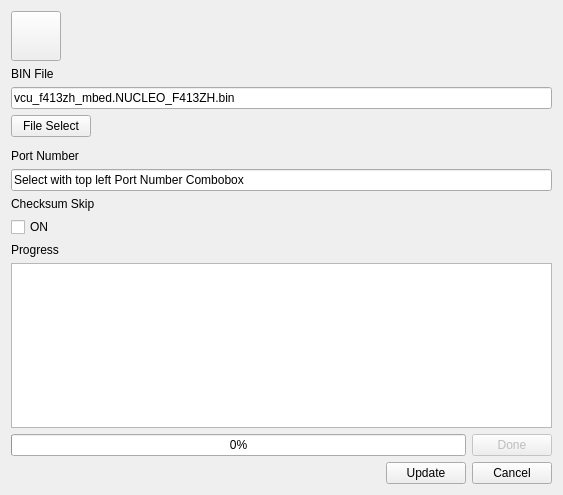
<?xml version="1.0" encoding="UTF-8"?>
<ui version="4.0">
 <class>Form</class>
 <widget class="QWidget" name="Form">
  <property name="geometry">
   <rect>
    <x>0</x>
    <y>0</y>
    <width>563</width>
    <height>495</height>
   </rect>
  </property>
  <property name="windowTitle">
   <string>Form</string>
  </property>
  <layout class="QGridLayout" name="gridLayout">
   <item row="0" column="0">
    <layout class="QVBoxLayout" name="Outter_Layout_2" stretch="0,0,0,0,0,0,0,0,0,0,0,0,0">
     <property name="sizeConstraint">
      <enum>QLayout::SetDefaultConstraint</enum>
     </property>
     <item>
      <layout class="QHBoxLayout" name="top_hlayout">
       <item>
        <widget class="QPushButton" name="btn_back">
         <property name="enabled">
          <bool>true</bool>
         </property>
         <property name="sizePolicy">
          <sizepolicy hsizetype="Fixed" vsizetype="Fixed">
           <horstretch>0</horstretch>
           <verstretch>0</verstretch>
          </sizepolicy>
         </property>
         <property name="minimumSize">
          <size>
           <width>50</width>
           <height>50</height>
          </size>
         </property>
         <property name="cursor">
          <cursorShape>PointingHandCursor</cursorShape>
         </property>
         <property name="styleSheet">
          <string notr="true">QPushButton#btn_back {
    border-image: url(left.png);
    background-repeat: no-repeat;
    background-position: center;
    background-size: cover;
}</string>
         </property>
         <property name="text">
          <string/>
         </property>
        </widget>
       </item>
       <item>
        <spacer name="horizontalSpacer">
         <property name="orientation">
          <enum>Qt::Horizontal</enum>
         </property>
         <property name="sizeHint" stdset="0">
          <size>
           <width>40</width>
           <height>20</height>
          </size>
         </property>
        </spacer>
       </item>
      </layout>
     </item>
     <item>
      <widget class="QLabel" name="lbl_binfile_2">
       <property name="sizePolicy">
        <sizepolicy hsizetype="Fixed" vsizetype="Fixed">
         <horstretch>0</horstretch>
         <verstretch>0</verstretch>
        </sizepolicy>
       </property>
       <property name="text">
        <string>BIN File</string>
       </property>
      </widget>
     </item>
     <item>
      <widget class="QLineEdit" name="edit_bin_file">
       <property name="sizePolicy">
        <sizepolicy hsizetype="Minimum" vsizetype="Fixed">
         <horstretch>0</horstretch>
         <verstretch>0</verstretch>
        </sizepolicy>
       </property>
       <property name="minimumSize">
        <size>
         <width>100</width>
         <height>0</height>
        </size>
       </property>
       <property name="text">
        <string>vcu_f413zh_mbed.NUCLEO_F413ZH.bin</string>
       </property>
      </widget>
     </item>
     <item>
      <widget class="QPushButton" name="btn_file_select">
       <property name="sizePolicy">
        <sizepolicy hsizetype="Fixed" vsizetype="Fixed">
         <horstretch>0</horstretch>
         <verstretch>0</verstretch>
        </sizepolicy>
       </property>
       <property name="text">
        <string>File Select</string>
       </property>
      </widget>
     </item>
     <item>
      <widget class="QWidget" name="widget" native="true"/>
     </item>
     <item>
      <widget class="QLabel" name="lbl_portnumber_2">
       <property name="sizePolicy">
        <sizepolicy hsizetype="Preferred" vsizetype="Fixed">
         <horstretch>0</horstretch>
         <verstretch>0</verstretch>
        </sizepolicy>
       </property>
       <property name="text">
        <string>Port Number</string>
       </property>
      </widget>
     </item>
     <item>
      <widget class="QLineEdit" name="edit_port_number">
       <property name="sizePolicy">
        <sizepolicy hsizetype="Preferred" vsizetype="Fixed">
         <horstretch>0</horstretch>
         <verstretch>0</verstretch>
        </sizepolicy>
       </property>
       <property name="text">
        <string>Select with top left Port Number Combobox</string>
       </property>
       <property name="dragEnabled">
        <bool>false</bool>
       </property>
       <property name="readOnly">
        <bool>true</bool>
       </property>
      </widget>
     </item>
     <item>
      <widget class="QLabel" name="lbl_checksum_2">
       <property name="sizePolicy">
        <sizepolicy hsizetype="Preferred" vsizetype="Fixed">
         <horstretch>0</horstretch>
         <verstretch>0</verstretch>
        </sizepolicy>
       </property>
       <property name="text">
        <string>Checksum Skip</string>
       </property>
      </widget>
     </item>
     <item>
      <widget class="QCheckBox" name="chk_checksum">
       <property name="sizePolicy">
        <sizepolicy hsizetype="Minimum" vsizetype="Fixed">
         <horstretch>0</horstretch>
         <verstretch>0</verstretch>
        </sizepolicy>
       </property>
       <property name="text">
        <string>ON</string>
       </property>
      </widget>
     </item>
     <item>
      <widget class="QLabel" name="label_2">
       <property name="sizePolicy">
        <sizepolicy hsizetype="Preferred" vsizetype="Fixed">
         <horstretch>0</horstretch>
         <verstretch>0</verstretch>
        </sizepolicy>
       </property>
       <property name="text">
        <string>Progress</string>
       </property>
      </widget>
     </item>
     <item>
      <widget class="QTextEdit" name="textedit_log"/>
     </item>
     <item>
      <layout class="QHBoxLayout" name="horizontalLayout_4">
       <item>
        <widget class="QProgressBar" name="progressBar_2">
         <property name="value">
          <number>0</number>
         </property>
        </widget>
       </item>
       <item>
        <widget class="QPushButton" name="btn_done">
         <property name="enabled">
          <bool>false</bool>
         </property>
         <property name="sizePolicy">
          <sizepolicy hsizetype="Fixed" vsizetype="Fixed">
           <horstretch>0</horstretch>
           <verstretch>0</verstretch>
          </sizepolicy>
         </property>
         <property name="layoutDirection">
          <enum>Qt::LeftToRight</enum>
         </property>
         <property name="text">
          <string>Done</string>
         </property>
         <property name="default">
          <bool>false</bool>
         </property>
         <property name="flat">
          <bool>false</bool>
         </property>
        </widget>
       </item>
      </layout>
     </item>
     <item>
      <layout class="QHBoxLayout" name="horizontalLayout_5">
       <item>
        <spacer name="horizontalSpacer_2">
         <property name="orientation">
          <enum>Qt::Horizontal</enum>
         </property>
         <property name="sizeHint" stdset="0">
          <size>
           <width>40</width>
           <height>20</height>
          </size>
         </property>
        </spacer>
       </item>
       <item>
        <widget class="QPushButton" name="btn_update">
         <property name="text">
          <string>Update</string>
         </property>
        </widget>
       </item>
       <item>
        <widget class="QPushButton" name="btn_cancel">
         <property name="text">
          <string>Cancel</string>
         </property>
        </widget>
       </item>
      </layout>
     </item>
    </layout>
   </item>
  </layout>
 </widget>
 <resources/>
 <connections>
  <connection>
   <sender>btn_back</sender>
   <signal>clicked()</signal>
   <receiver>Form</receiver>
   <slot>btn_back_clicked()</slot>
   <hints>
    <hint type="sourcelabel">
     <x>32</x>
     <y>47</y>
    </hint>
    <hint type="destinationlabel">
     <x>40</x>
     <y>27</y>
    </hint>
   </hints>
  </connection>
  <connection>
   <sender>btn_done</sender>
   <signal>clicked()</signal>
   <receiver>Form</receiver>
   <slot>btn_done_update_clicked()</slot>
   <hints>
    <hint type="sourcelabel">
     <x>522</x>
     <y>437</y>
    </hint>
    <hint type="destinationlabel">
     <x>558</x>
     <y>459</y>
    </hint>
   </hints>
  </connection>
  <connection>
   <sender>btn_file_select</sender>
   <signal>clicked()</signal>
   <receiver>Form</receiver>
   <slot>btn_file_select_clicked()</slot>
   <hints>
    <hint type="sourcelabel">
     <x>33</x>
     <y>119</y>
    </hint>
    <hint type="destinationlabel">
     <x>5</x>
     <y>130</y>
    </hint>
   </hints>
  </connection>
  <connection>
   <sender>btn_update</sender>
   <signal>clicked()</signal>
   <receiver>Form</receiver>
   <slot>btn_update_clicked()</slot>
   <hints>
    <hint type="sourcelabel">
     <x>438</x>
     <y>471</y>
    </hint>
    <hint type="destinationlabel">
     <x>467</x>
     <y>487</y>
    </hint>
   </hints>
  </connection>
  <connection>
   <sender>btn_cancel</sender>
   <signal>clicked()</signal>
   <receiver>Form</receiver>
   <slot>btn_cancel_update_clicked()</slot>
   <hints>
    <hint type="sourcelabel">
     <x>484</x>
     <y>466</y>
    </hint>
    <hint type="destinationlabel">
     <x>317</x>
     <y>486</y>
    </hint>
   </hints>
  </connection>
 </connections>
 <slots>
  <slot>btn_back_clicked()</slot>
  <slot>btn_update_clicked()</slot>
  <slot>btn_done_update_clicked()</slot>
  <slot>btn_file_select_clicked()</slot>
  <slot>btn_cancel_update_clicked()</slot>
 </slots>
</ui>
